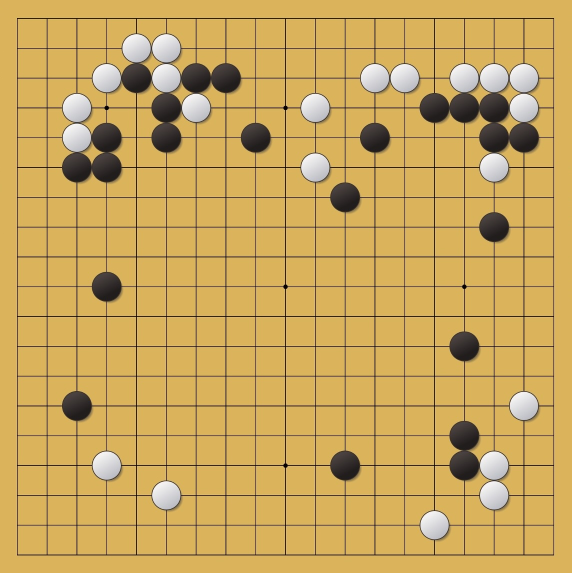
#> input picture data/raw/OGS3.jpeg, 1144 x 1145 px (shown at 1/2 size)
$ python Tran-BoardDect5-2.py
#> lines starting #> are read from the running program, lines starting #| are printed output that depends on the picture; after the words box and inside, x2 and y2 are one past the last pixel; in counts of white or black regions, pixels touching at a corner belong together
# V5-2 版本，
import cv2
import numpy as np
from collections import defaultdict
import math

# 读取图像
#img = cv2.imread('../data/raw/bd317d54.webp')
#img = cv2.imread('../data/raw/IMG20171015161921.jpg')
img = cv2.imread('../data/raw/OGS3.jpeg')
#> img is the input picture: shape (1145, 1144, 3); mean B, G, R 92.8, 166.8, 201.6
# [7 lines of commented-out code are left out]


if img is None:
    print("没找到照片")
    exit()

# ====== 自动缩放图片功能 ======
def auto_resize_image(image, target_width):
    """
    自动缩放图片到合适的尺寸进行处理
    target_width: 目标宽度, 默认1000像素
    """
#> called with target_width = 1500
    height, width = image.shape[:2]
    print(f"原图尺寸: {width} x {height}")
#| 原图尺寸: 1144 x 1145

    # 如果图片宽度超过目标宽度，则缩放
    #if width > target_width:
    if width > 2500:
        #scale_factor = target_width / width
        scale_factor = int((width * 10 / target_width))
        print("scale_factor is:", scale_factor)
        new_width = width * 10 // scale_factor
        #new_width = target_width
        #new_height = int(height * scale_factor)
        new_height = height * 10 // scale_factor

        #resized_img = cv2.resize(image, (new_width, new_height), interpolation=cv2.INTER_AREA)
        #resized_img = cv2.resize(image, (width*10//scale_factor, height*10//scale_factor), interpolation=cv2.INTER_AREA)
        resized_img = cv2.resize(image, (new_width, new_width), interpolation=cv2.INTER_AREA)
        print(f"缩放后尺寸: {new_width} x {new_height} (缩放比例: {scale_factor:.3f})")
        #print(f"缩放后尺寸: {width*10//scale_factor} x {height*10//scale_factor} (缩放比例: {scale_factor:.3f})")
        return resized_img, scale_factor
    else:
        print("图片尺寸合适，无需缩放")
        return image, 1.0

# 缩放图片
img, scale_factor = auto_resize_image(img, target_width=1500)
#> scale_factor = 1
print(f"DEBUG: After auto_resize_image, img shape: {img.shape}") # DEBUG 1
#| DEBUG: After auto_resize_image, img shape: (1145, 1144, 3)

# ====== 计算动态参数 ======
# 基准尺寸：1350像素宽度
base_width = 1350
current_width = img.shape[1]
param_scale = current_width / base_width if current_width < base_width else 1.0

print(f"当前图片宽度: {current_width}, 参数缩放比例: {param_scale:.3f}")
#| 当前图片宽度: 1144, 参数缩放比例: 0.847

# 根据图片大小选择参数集
if current_width <= 1000:
    # 小图参数集 (适用于宽度 <= 1000px)
    print("使用小图参数集")
    perspective_size = 400
    perspective_corner = 390
    hough_threshold = 40
    min_line_length = 50
    max_line_gap = 8
    line_filter_length = 25
    merge_tolerance = 8
    row_tolerance = 12
    min_dist_threshold = 12
    min_radius = 4
    max_radius = 15
    min_dist_circles = 12
    min_points_per_row = 8
    intersection_threshold = 60

elif current_width <= 1500:
    # 中图参数集 (适用于宽度 1000-1500px)
    print("使用中图参数集")
    perspective_size = 510
    perspective_corner = 490
    hough_threshold = 60
    min_line_length = 70
    max_line_gap = 10
    line_filter_length = 35
    #merge_tolerance = 12
    merge_tolerance = 20
    row_tolerance = 15
    min_dist_threshold = 15
    min_radius = 6
    max_radius = 20
    min_dist_circles = 15
    min_points_per_row = 12
    intersection_threshold = 80

else:
    # 大图参数集 (适用于宽度 > 1500px)
    print("使用大图参数集")
    perspective_size = 660
    perspective_corner = 650
    hough_threshold = 80
    min_line_length = 100
    max_line_gap = 10
    line_filter_length = 50
    merge_tolerance = 15
    row_tolerance = 20
    min_dist_threshold = 20
    min_radius = 8
    max_radius = 25
    min_dist_circles = 20
    min_points_per_row = 15
    intersection_threshold = 100

print(f"参数设置:")
print(f"perspective_size={perspective_size}, perspective_corner={perspective_corner}")
print(f"hough_threshold={hough_threshold}, min_line_length={min_line_length}")
print(f"max_line_gap={max_line_gap}, line_filter_length={line_filter_length}")
print(f"merge_tolerance={merge_tolerance}, row_tolerance={row_tolerance}")
print(f"min_dist_threshold={min_dist_threshold}")
print(f"min_radius={min_radius}, max_radius={max_radius}, min_dist_circles={min_dist_circles}")
print(f"min_points_per_row={min_points_per_row}, intersection_threshold={intersection_threshold}")

# ====== 改进的边缘检测函数 ======
def improve_edge_detection(img):
    """
    改进的边缘检测，减少图片边界干扰
    """
    gray = cv2.cvtColor(img, cv2.COLOR_BGR2GRAY)
    print("用到了138行的 gray = ")
    height, width = gray.shape

    # 创建掩码，排除图片边界区域
    mask = np.ones_like(gray) * 255
    border_size = max(10, min(width, height) // 50)  # 动态边界大小
    mask[:border_size, :] = 0
    mask[-border_size:, :] = 0
    mask[:, :border_size] = 0
    mask[:, -border_size:] = 0

    # 高斯滤波
    blurred = cv2.GaussianBlur(gray, (3,3), 0)

    # 边缘检测
    edges = cv2.Canny(blurred, 50, 100)
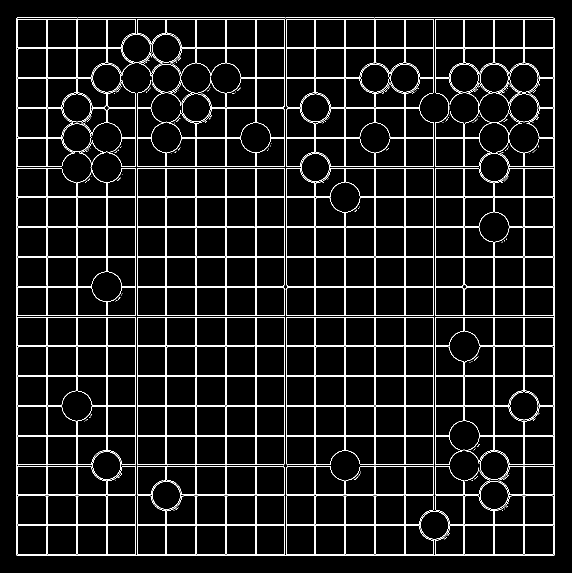
#> edges: shape (1145, 1144) (shown at 1/2 size); 6.2% white in thin lines or dots, all inside (x1, y1, x2, y2) = (33, 35, 1109, 1112)
    #edges = cv2.Canny(gray, 50, 100)  #实验性地跳过高斯模糊

    # 应用掩码，去除边界区域
    edges = cv2.bitwise_and(edges, mask)

    return edges, mask

# ====== 改进的轮廓查找函数 ======
def find_board_contour_improved(contours, img_shape):
    """
    改进的棋盘轮廓查找，避免选择整个图片边界
    """
    height, width = img_shape[:2]
    img_area = height * width

    candidates = []

    for item in contours:
        hull = cv2.convexHull(item)
        epsilon = 0.02 * cv2.arcLength(hull, True)  # 减小epsilon，更精确
        approx = cv2.approxPolyDP(hull, epsilon, True)

        if len(approx) == 4 and cv2.isContourConvex(approx):
            ps = np.reshape(approx, (4,2))
            area = cv2.contourArea(approx)

            # 排除过大的轮廓（可能是整个图片边界）
            if area > img_area * 0.8:
                print(f"排除过大轮廓，面积: {area:.0f} (图片面积的 {area/img_area:.1%})")
                continue

            # 排除过小的轮廓
            if area < img_area * 0.05:
                print(f"排除过小轮廓，面积: {area:.0f}")
                continue

            # 检查四个角点是否太接近图片边界
            margin = min(width, height) * 0.02  # 2%的边界余量
            too_close_to_edge = False

            for point in ps:
                x, y = point
                if (x < margin or x > width - margin or
                    y < margin or y > height - margin):
                    too_close_to_edge = True
                    break

            if too_close_to_edge:
                print(f"排除太接近边界的轮廓")
                continue

            # 检查四边形的长宽比是否合理（棋盘应该接近正方形）
            x_coords = ps[:, 0]
            y_coords = ps[:, 1]
            width_approx = max(x_coords) - min(x_coords)
            height_approx = max(y_coords) - min(y_coords)
            aspect_ratio = max(width_approx, height_approx) / min(width_approx, height_approx)

            if aspect_ratio > 2.0:  # 长宽比不能太极端
                print(f"排除长宽比过大的轮廓: {aspect_ratio:.2f}")
                continue

            candidates.append((approx, area, aspect_ratio))

    if not candidates:
        return None

    # 选择面积最大但长宽比合理的候选
    candidates.sort(key=lambda x: (-x[1], x[2]))  # 按面积降序，长宽比升序
    best_candidate = candidates[0]

    print(f"选择棋盘轮廓: 面积={best_candidate[1]:.0f}, 长宽比={best_candidate[2]:.2f}")

    # 重新整理角点顺序
    ps = np.reshape(best_candidate[0], (4,2))
    ps = ps[np.lexsort((ps[:,0],))]
    lt, lb = ps[:2][np.lexsort((ps[:2,1],))]
    rt, rb = ps[2:][np.lexsort((ps[2:,1],))]

    return (lt, lb, rt, rb)

# ====== 角点验证函数 ======
# [39 lines left out: function validate_board_corners, not called in this run]

# ====== 开始处理 ======
original_img = img.copy()
cv2.imshow("original picture", img)

print("开始改进的透视变换...")

# ====== 透视变换部分 ======
im_gray = cv2.cvtColor(img, cv2.COLOR_BGR2GRAY)
cv2.imshow("im_gray", im_gray)

# 方案1: 使用改进的边缘检测（不使用dilate）
print("尝试方案1: 改进的边缘检测...")
im_edge_improved, mask = improve_edge_detection(img)
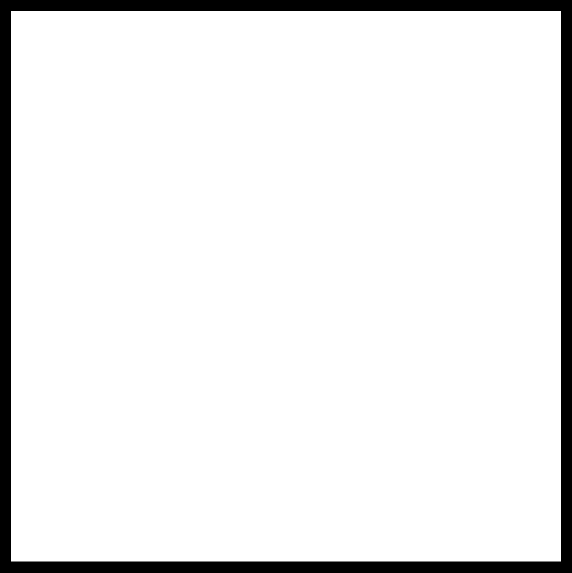
#> mask: shape (1145, 1144) (shown at 1/2 size); 92.5% white; 1 black region
cv2.imshow('Improved Edge Detection', im_edge_improved)
cv2.moveWindow("Improved Edge Detection", 300, 0)

# 查找轮廓
contours, hierarchy = cv2.findContours(im_edge_improved, cv2.RETR_EXTERNAL, cv2.CHAIN_APPROX_SIMPLE)
#> contours = 1 contour; box (x1, y1, x2, y2) and area: (33, 35, 1109, 1112) 1156681
print(f"方案1找到 {len(contours)} 个轮廓")
#| 方案1找到 1 个轮廓

# 使用改进的轮廓查找
rect = find_board_contour_improved(contours, img.shape)
#> the loop in find_board_contour_improved, `for item in contours:` made 1 pass
#> (epsilon, ps, area) on pass 1: (85.99, [[1108, 36], [1108, 1110], [34, 1111], [33, 36]], 1154550.5)
#> (printed output is left out)
#> after the loop in find_board_contour_improved, `for item in contours:`: candidates = []

# 验证角点
if rect is not None and not validate_board_corners(rect, img):
    print("方案1角点验证失败")
    rect = None

# 方案2: 如果方案1失败，尝试原始方法
if rect is None:
    print("尝试方案2: 原始Canny + 轻微dilate...")
    im_gray_blur = cv2.GaussianBlur(im_gray, (3,3), 0)
    im_edge_original = cv2.Canny(im_gray_blur, 50, 100)

    # 轻微dilate（比原来更保守）
    kernel = np.ones((2, 2), np.uint8)
    im_edge_dilated = cv2.dilate(im_edge_original, kernel, iterations=1)
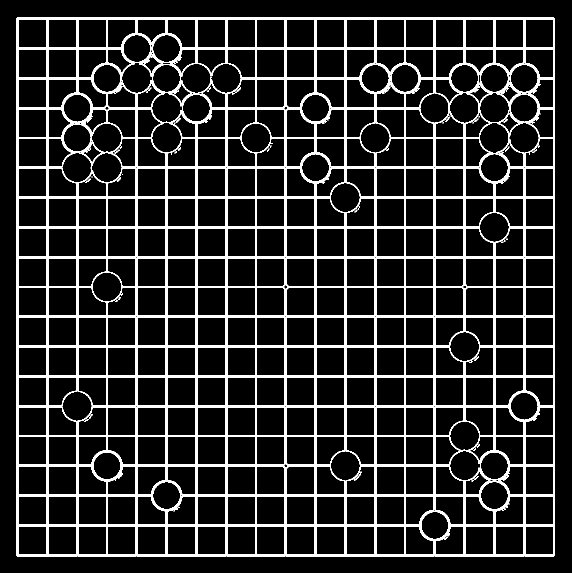
#> im_edge_dilated: shape (1145, 1144) (shown at 1/2 size); 12.6% white; 65 white regions (36 under 20 px)

    #cv2.imshow('Original + Light Dilate', im_edge_dilated)
    #cv2.moveWindow("Original + Light Dilate", 600, 0)

    # 再次查找轮廓
    contours2, hierarchy2 = cv2.findContours(im_edge_dilated, cv2.RETR_EXTERNAL, cv2.CHAIN_APPROX_SIMPLE)
#> contours2 = 1 contour; box (x1, y1, x2, y2) and area: (33, 35, 1110, 1113) 1158842
    print(f"方案2找到 {len(contours2)} 个轮廓")
#| 方案2找到 1 个轮廓

    rect = find_board_contour_improved(contours2, img.shape)
#> the loop in find_board_contour_improved (call 2), `for item in contours:` made 1 pass
#> (epsilon, ps, area) on pass 1: (86.07, [[1109, 36], [1109, 1111], [34, 1112], [33, 36]], 1156700.5)
#> (printed output is left out)

    if rect is not None and not validate_board_corners(rect, img):
        print("方案2角点验证失败")
        rect = None

# 方案3: 如果还是失败，尝试更宽松的条件
if rect is None:
    print("尝试方案3: 宽松条件的原始方法...")
    contours3, hierarchy3 = cv2.findContours(im_edge_original, cv2.RETR_EXTERNAL, cv2.CHAIN_APPROX_SIMPLE)
#> contours3 has the same summary as contours

    # 使用更宽松的原始方法
    area = 0
    for item in contours3:
        hull = cv2.convexHull(item)
        epsilon = 0.1 * cv2.arcLength(hull, True)
        approx = cv2.approxPolyDP(hull, epsilon, True)
        if len(approx) == 4 and cv2.isContourConvex(approx):
            ps = np.reshape(approx, (4,2))
            a = cv2.contourArea(approx)

            # 只排除明显的整图边界（面积>95%）
            img_area = img.shape[0] * img.shape[1]
            if a > img_area * 0.95:
                continue

            if a > area:
                area = a
                ps = ps[np.lexsort((ps[:,0],))]
                lt, lb = ps[:2][np.lexsort((ps[:2,1],))]
                rt, rb = ps[2:][np.lexsort((ps[2:,1],))]
                rect = (lt, lb, rt, rb)
#> this loop made 1 pass
#> (epsilon, approx, a, img_area, area, rect) on pass 1: (429.9, [[1108, 36], [1108, 1110], [34, 1111], [33, 36]], 1154550.5, 1309880, 1154550.5, ([33, 36], [34, 1111], [1108, 36], [1108, 1110]))
#> after the loop, area = 1154550.5

# 检查是否找到棋盘
if rect is None:
    print('未能找到棋盘！将使用原图进行后续处理，但棋盘线和棋子检测可能不准确。')
    # If no board contour is found, revert to original image for display, but further processing won't be reliable
    img = original_img

    #gray = cv2.cvtColor(img, cv2.COLOR_BGR2GRAY)
    #print("用到了359行的 gray = ")

    # Set dummy values for perspective_size and perspective_corner for downstream use
    # These will likely result in incorrect grid calculations if no rect was found
    perspective_size = min(img.shape[0], img.shape[1])
    perspective_corner = perspective_size - 10 # Just a placeholder

else:
    print('棋盘坐标：')
    print('\t左上角:(%d,%d)'%(rect[0][0],rect[0][1]))
#| 	左上角:(33,36)
    print('\t左下角:(%d,%d)'%(rect[1][0],rect[1][1]))
#| 	左下角:(34,1111)
    print('\t右上角:(%d,%d)'%(rect[2][0],rect[2][1]))
#| 	右上角:(1108,36)
    print('\t右下角:(%d,%d)'%(rect[3][0],rect[3][1]))
#| 	右下角:(1108,1110)

    # Display found corners
    corner_img = img.copy()  # 注意这里 img 还是原始尺寸的图像
    for p in rect:
        cv2.circle(corner_img,(p[0],p[1]),15,(0,255,0),-1)
#> this loop made 4 passes
#> p on passes 1 to 4: [33, 36], [34, 1111], [1108, 36], [1108, 1110]
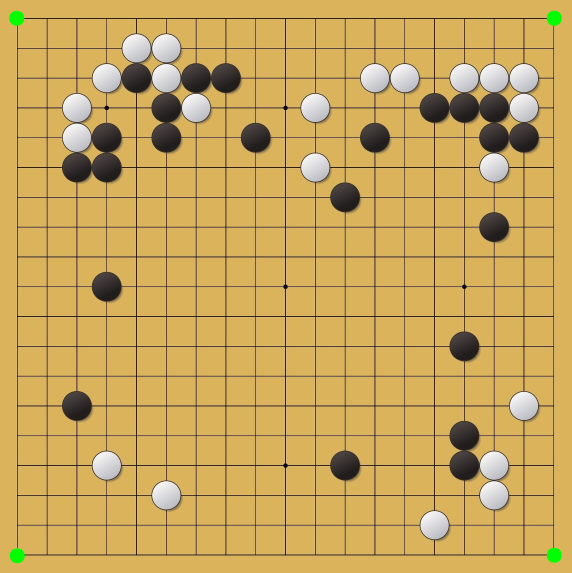
#> corner_img: shape (1145, 1144, 3) (shown at 1/2 size); 0.22% of pixels changed, all inside (x1, y1, x2, y2) = (18, 21, 1124, 1127)
    cv2.imshow('Found Corners', corner_img)
    cv2.moveWindow("Found Corners", 900, 0)

    # === 新增调试代码：在原始图像上绘制检测到的棋盘边界 ===  7/13 调试代码
    debug_original_with_rect = original_img.copy()
    lt, lb, rt, rb = rect # 确保 rect 已经被解包

        # 将角点连接起来，绘制一个矩形或多边形
    # 注意：rect 中的点顺序是 (lt, lb, rt, rb)，需要调整为 (tl, tr, br, bl) 才能正确绘制多边形
    pts_for_poly = np.array([lt, rt, rb, lb], np.int32).reshape((-1, 1, 2))
#> pts_for_poly = [[33, 36], [1108, 36], [1108, 1110], [34, 1111]]
    cv2.polylines(debug_original_with_rect, [pts_for_poly], True, (0, 0, 255), 3) # 红色粗线

    # 也可以再次绘制角点，确保它们位置正确
    cv2.circle(debug_original_with_rect, tuple(lt), 15, (0, 255, 255), -1) # 黄色圆点
    cv2.circle(debug_original_with_rect, tuple(rt), 15, (0, 255, 255), -1)
    cv2.circle(debug_original_with_rect, tuple(rb), 15, (0, 255, 255), -1)
    cv2.circle(debug_original_with_rect, tuple(lb), 15, (0, 255, 255), -1)
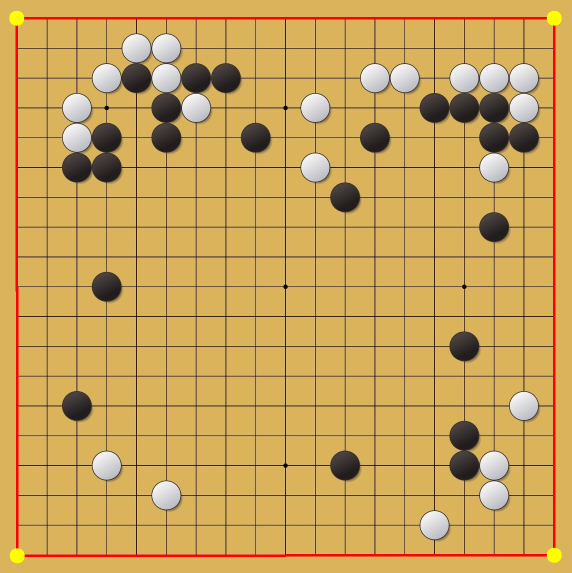
#> debug_original_with_rect: shape (1145, 1144, 3) (shown at 1/2 size); mean B, G, R 91.3, 164.9, 203.2

    cv2.imshow('Debug: Rect on Original Image', debug_original_with_rect)
    cv2.moveWindow('Debug: Rect on Original Image', 100, 100) # 调整位置，避免重叠
    #到这行之上 都是7/13 临时增加的调试代码，

    # Perform perspective transform
    lt, lb, rt, rb = rect

    padding = 10  # 空白边距像素，可调整
    perspective_withpadding_size  = perspective_size + 2 * padding

    # 添加额外的扩展像素
    extra_pixels = 3  # 可以调整为1-3个像素

    # === 关键修正: 修正透视变换的目标坐标 `pts1` ===
    # 目标点应覆盖整个 perspective_size x perspective_size 区域
    #pts1_standard = np.float32([[0, 0], [perspective_size - 1, 0], [perspective_size - 1, perspective_size - 1], [0, perspective_size - 1]])
    # 方案1：让棋盘占据除了padding之外的整个区域
    #pts1_standard = np.float32([[padding, padding],
    #                            [perspective_size + padding + extra_pixels, padding],
    #                            [perspective_size + padding + extra_pixels, perspective_size + padding + extra_pixels],
    #                            [padding, perspective_size + padding + extra_pixels]])
    pts1_standard = np.float32([
    [padding - extra_pixels, padding - extra_pixels],
    [padding + perspective_size + extra_pixels, padding - extra_pixels],
    [padding + perspective_size + extra_pixels, padding + perspective_size + extra_pixels],
    [padding - extra_pixels, padding + perspective_size + extra_pixels]
])
    #pts1_standard = np.float32([[0, 0],
    #                    [perspective_size, 0],
    #                    [perspective_size, perspective_size],
    #                    [0, perspective_size]])


    # Reorder the detected corners for cv2.getPerspectiveTransform
    # (top-left, top-right, bottom-right, bottom-left)
    #pts2_ordered = np.float32([lt, rt, rb, lb])

    # 调整源点：让检测到的角点向外扩展
    pts2_ordered = np.float32([
    [lt[0] - extra_pixels, lt[1] - extra_pixels],  # 左上角向左上扩展
    [rt[0] + extra_pixels, rt[1] - extra_pixels],  # 右上角向右上扩展
    [rb[0] + extra_pixels, rb[1] + extra_pixels],  # 右下角向右下扩展
    [lb[0] - extra_pixels, lb[1] + extra_pixels]   # 左下角向左下扩展
])
#> pts2_ordered = [[30, 33], [1111, 33], [1111, 1113], [31, 1114]]

    # Using pts1_standard and pts2_ordered
    m = cv2.getPerspectiveTransform(pts2_ordered, pts1_standard)
#> m = [[0.477, -0.000447, -7.29], [-6e-06, 0.477, -8.74], [-8.56e-07, -8.55e-07, 1]]

    # 添加一个平移矩阵，使图像整体向右下偏移 padding 像素
    #M_translate = np.array([[1, 0, padding],
    #                        [0, 1, padding],
    #                        [0, 0, 1]], dtype=np.float32)

    # 新的透视变换矩阵：先透视变换，再加平移
    #m_padded = M_translate @ m

    print(f"perspective_size: {perspective_size}", "Line 429")
    print(f"padding: {padding}")
    print(f"perspective_withpadding_size: {perspective_withpadding_size}")
    print(f"pts1_standard: {pts1_standard}")
    print(f"pts2_ordered: {pts2_ordered}", "Line 433")
#| pts2_ordered: [[  30.   33.]
#|  [1111.   33.]
#|  [1111. 1113.]
#|  [  31. 1114.]] Line 433
    # Apply perspective transform to original image and its grayscale version
    #img = cv2.warpPerspective(original_img, m, (perspective_size, perspective_size))
    #gray = cv2.warpPerspective(im_gray, m, (perspective_size, perspective_size))
    #img = cv2.warpPerspective(original_img, m_padded, (perspective_withpadding_size, perspective_withpadding_size))
    img = cv2.warpPerspective(original_img, m, (perspective_withpadding_size, perspective_withpadding_size))
#> img: shape (530, 530, 3)
    #gray = cv2.warpPerspective(im_gray, m_padded, (perspective_withpadding_size, perspective_withpadding_size))
    gray2 = cv2.warpPerspective(im_gray, m, (perspective_withpadding_size, perspective_withpadding_size))
    print("用到了445行的 gray = ")
    #img = cv2.warpPerspective(original_img, m, (perspective_size, perspective_size))
    #gray = cv2.warpPerspective(im_gray, m, (perspective_size, perspective_size))

    print(f"DEBUG: After warpPerspective, img shape: {img.shape}") # DEBUG 2
#| DEBUG: After warpPerspective, img shape: (530, 530, 3)
    print(f"DEBUG: After warpPerspective, gray shape: {gray2.shape}") # DEBUG 3
#| DEBUG: After warpPerspective, gray shape: (530, 530)

    cv2.imshow('Perspective Corrected', img)
    cv2.moveWindow("Perspective Corrected", 1200, 0)
    print("透视变换完成！")

# ====== 棋盘线和交点计算部分 ======
print("开始棋盘线检测...")

cv2.imshow("gray2", gray2)

# 高斯模糊
blur = cv2.GaussianBlur(gray2, (5, 5), 0)
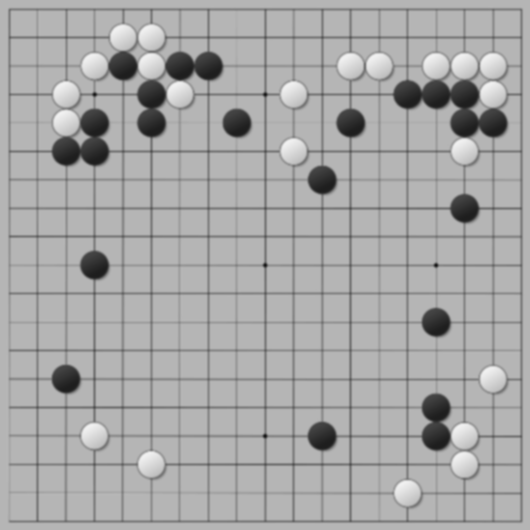
#> blur: shape (530, 530); min 23, max 241, mean 167.9
print(f"DEBUG: Before Canny, blur shape: {blur.shape}") # DEBUG 4
#| DEBUG: Before Canny, blur shape: (530, 530)
cv2.imshow("blur", blur)

# 边缘检测
edges = cv2.Canny(blur, 50, 100)
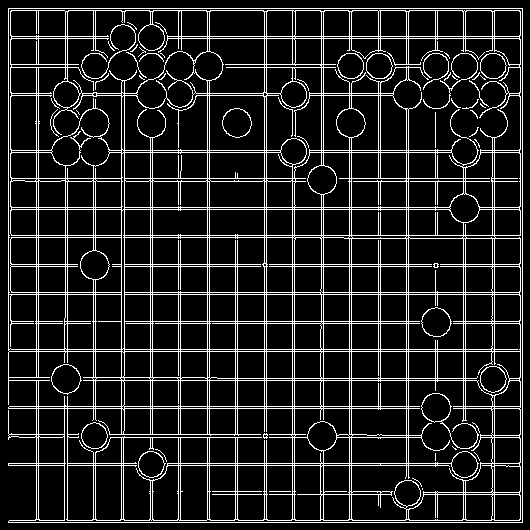
#> edges: shape (530, 530); 12.7% white in thin lines or dots
#edges = cv2.Canny(blur, 50, 150)
#edges = im_edge_improved.copy() # 或者直接使用 im_edge_improved
print(f"DEBUG: Before HoughLinesP, edges shape: {edges.shape}") # DEBUG 5
#| DEBUG: Before HoughLinesP, edges shape: (530, 530)
cv2.imshow('edges', edges)
# 如果您仍然想在高斯模糊后应用Canny，确保是针对im_edge_improved进行，或者直接使用im_edge_improved
# 比如：
# blur_improved_edges = cv2.GaussianBlur(im_edge_improved, (3, 3), 0) # 可以选择性地再次模糊
# edges = cv2.Canny(blur_improved_edges, 50, 150) # 如果需要再次Canny，参数可能需要调整
cv2.imshow('edges for Hough', edges) # 打开这行，确认霍夫变换使用的图是正确的
cv2.moveWindow('edges for Hough', 600, 0) # 移动一下窗口，方便查看

# 使用霍夫变换检测直线
lines = cv2.HoughLinesP(edges, 1, np.pi/180, threshold=hough_threshold, minLineLength=min_line_length, maxLineGap=max_line_gap)
#> lines = 93 rows, first 6: [209, 522, 209, 80], [164, 463, 451, 463], [8, 522, 522, 522], [336, 178, 522, 178], [8, 294, 522, 294], [8, 209, 449, 209]
#> (the rest of the program and of its run is left out)
